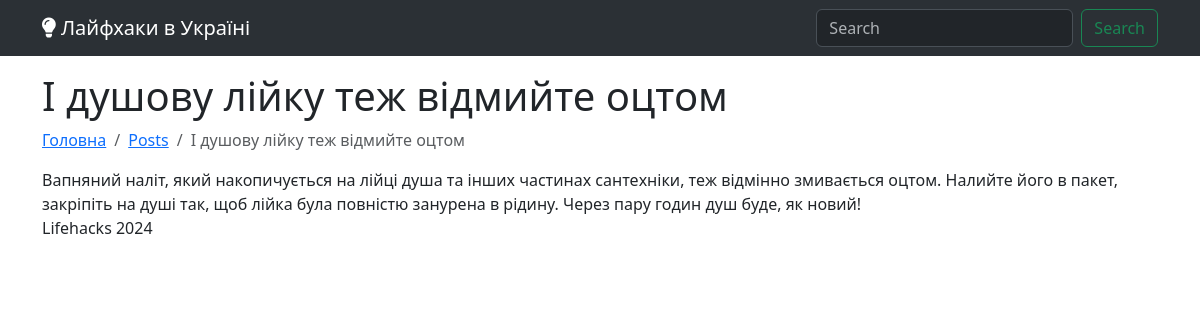
The app's page /posts/i-dushovu-liiku-tezh-vidmiite-otstom with its own data.
### blog/models.py (models this page shows, shortened)
class Post(models.Model):
    title = models.CharField(max_length=200)
    slug = models.CharField(max_length=200, unique=True, blank=True)
    content = models.TextField()
    image = models.CharField(max_length=200, blank=True, null=True)
    youtube = models.CharField(max_length=100, blank=True, null=True)
    tiktok = models.CharField(max_length=100, blank=True, null=True)
    categories = models.ManyToManyField(Category, related_name='posts')
    created_at = models.DateTimeField(auto_now_add=True)
    @property
    def anons(self):
        text = self.content.replace("&nbsp;", " ")
        text = text.replace("\n", " ")
        text = text.replace("\r", " ")
        text = text.replace("  ", " ")
        text = text.replace("&amp;", "&")
        text = text.replace("&#39;", "'")
        text = text.replace('&quot;', '"')
        text = text.replace("&raquo;", '"')
        text = text.replace("&laquo;", '"')
        text = text.replace("&rsquo;", "'")
        return text.lstrip()[0:300]

### blog/views.py (the view)
# urls.py: path('<str:slug>', views.post, name='post_detail'),
def post(request, slug):
    categories = Category.objects.all()
    post = Post.objects.filter(slug=slug).first()
    return render(request, 'blog/post.html', {"categories": categories, "post": post, "active": "posts"})

### blog/templates/blog/post.html (shortened to what this page needs)
{% extends "layout.html" %}
{% block content %}
  <h1>{{ post.title }}</h1>
  <nav aria-label="breadcrumb">
    <ul class="breadcrumb">
      <li class="breadcrumb-item">
        <a href="/">Головна</a>
      </li>
      <li class="breadcrumb-item">
        <a href="/posts">Posts</a>
      </li>
      <li class="breadcrumb-item active" aria-current="page">
        {{ post.title }}
      </li>
    </ul>
  </nav>
  <article class="article-content">
    {{ post.content|safe }}
  </article>
{% endblock %}

### records on screen
Post: title "І душову лійку теж відмийте оцтом", content "Вапняний наліт, який накопичується на лійці душа та інших частинах сантехніки, теж відмінно змивається оцтом. Налийте його в пакет, закріпіть на душі так, щоб лійка була повністю занурена в рідину. Через пару годин душ буде, як новий!"
